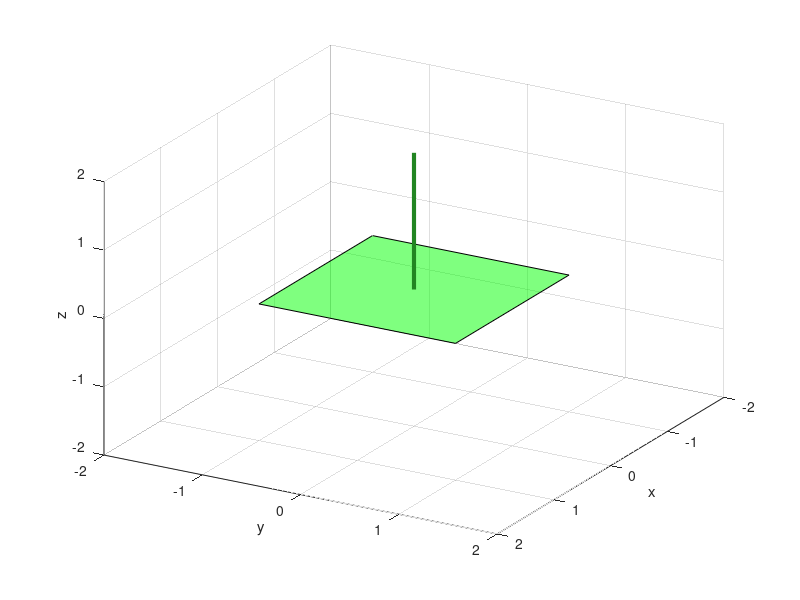

Here is the MATLAB script that generated this plot: (Note: this script raises an error after producing the figure.)
% Generate random data
nx = 4;
d = 3;
X = randn(nx, d);

% Compute spherical coordinates of points matrix
[az, el, rad] = cart2sph(X(:,1), X(:,2), X(:,3));
[x, y, z] = sph2cart(az, el, rad);
Xhat = [x y z];

disp(X);
disp(Xhat);

% Vertices and facets for plane
vert = [-1 -1 0; 1 -1 0; 1 1 0; -1 1 0];
fac = [1 2 3 4];
nvec = [0 0 2];  % Normal Vector
clf;

% Set axes
xlim([-2, 2]);
ylim([-2, 2]);
zlim([-2, 2]);
grid on;
view(120,30);
xlabel('x');
ylabel('y');
zlabel('z');

% Draw original plane
cline = [34 134 34]/256;
patch('Vertices', vert, 'Faces', fac, 'FaceColor', 'green', 'FaceAlpha', 0.5);
hold on;
plot3([0 nvec(1)], [0 nvec(2)], [0 nvec(3)], 'Linewidth', 3, 'Color', cline);

% Set rotation angles
yaw = 28;
pitch = -30;
roll = 0;

% Create rotation matrix
R = eul2rotm(deg2rad([yaw pitch roll]), 'ZYX');

vertRot = vert*R';  % Rotate vertices
nvecRot = nvec*R';  % Rotate normal vector

% Plot rotated plane
cline = [34 34 134]/256;
patch('Vertices', vertRot, 'Faces', fac, 'FaceColor', 'cyan', 'FaceAlpha', 0.5);
plot3([0 nvecRot(1)], [0 nvecRot(2)], [0 nvecRot(3)], 'Linewidth', 3, 'Color', cline);
view(3);
hold off;
